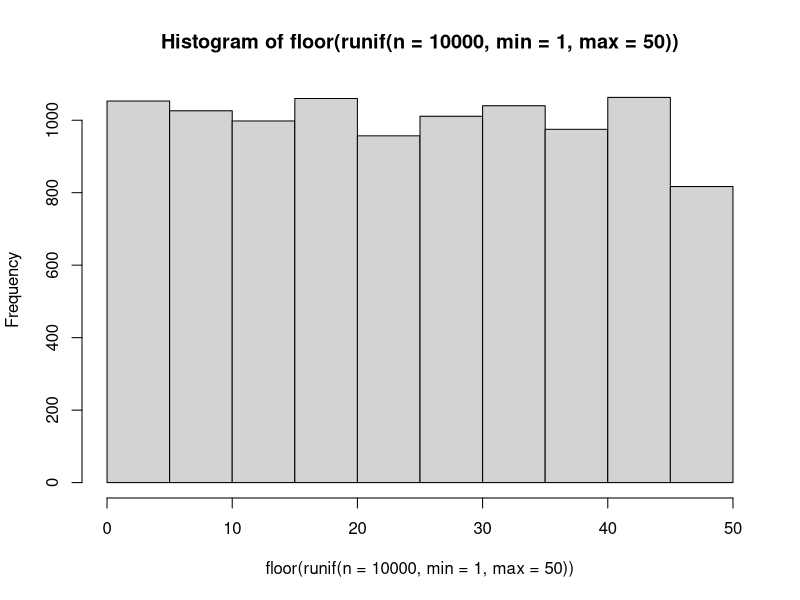
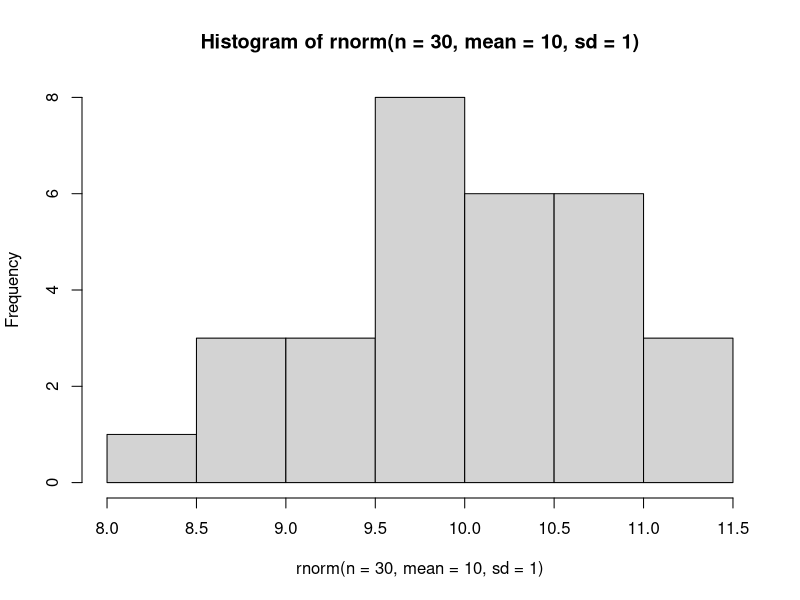
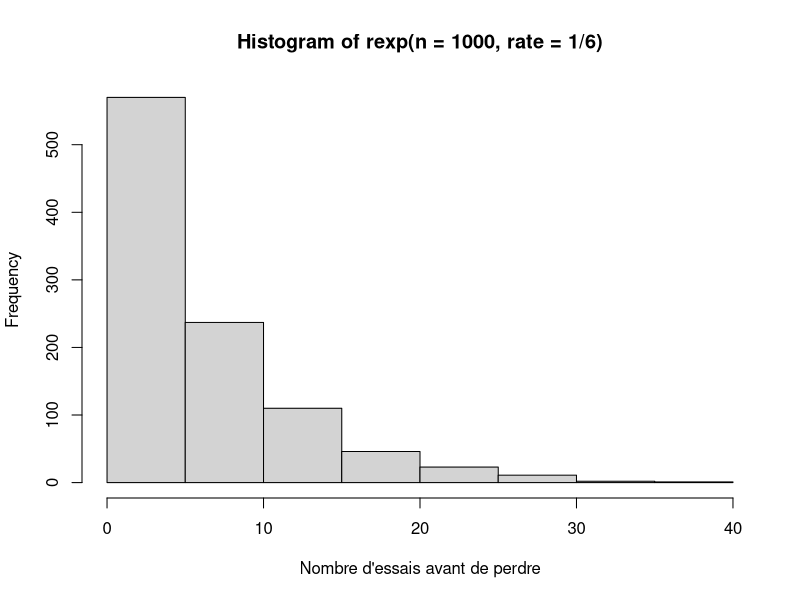
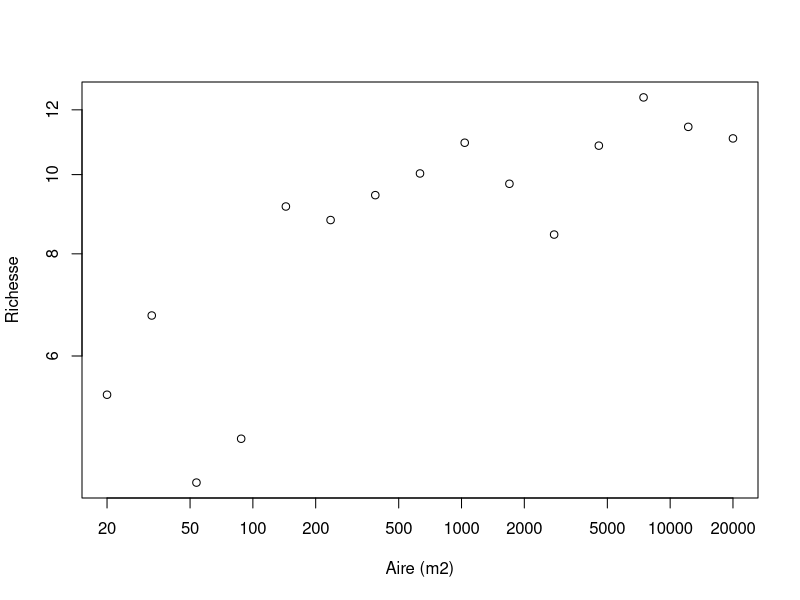
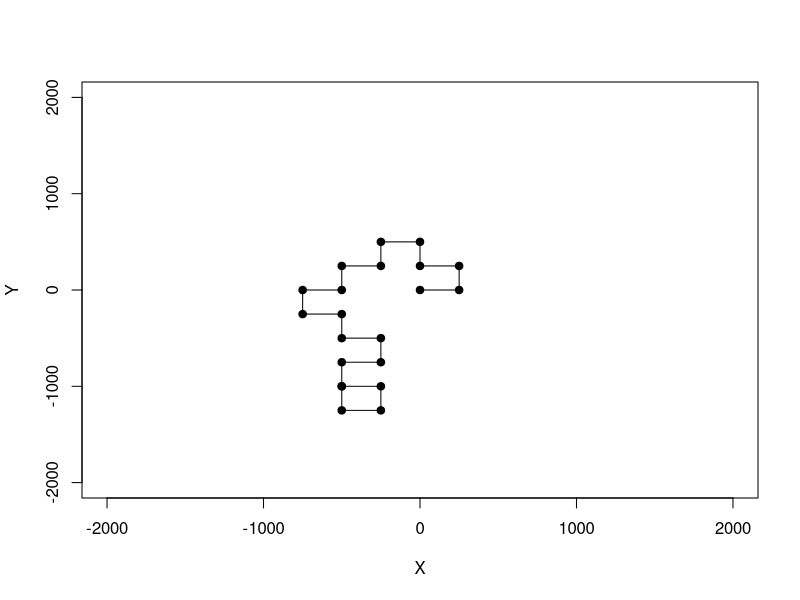
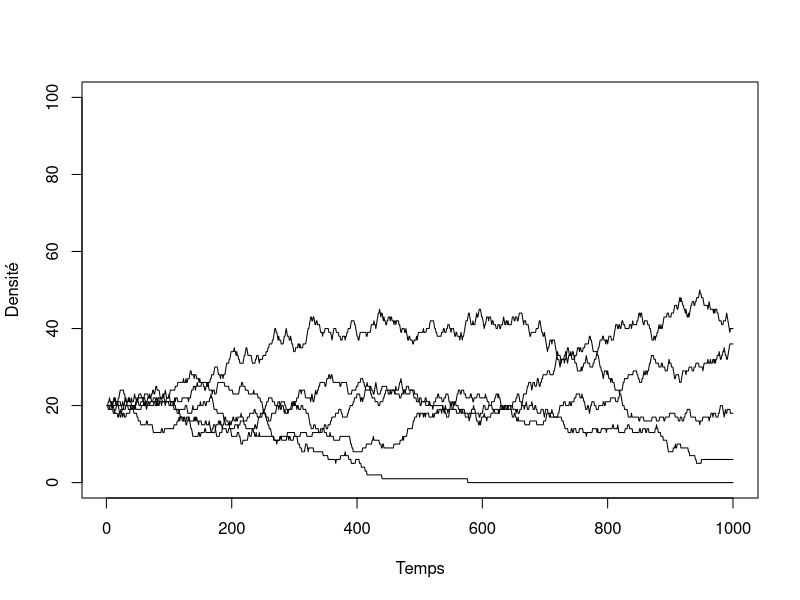
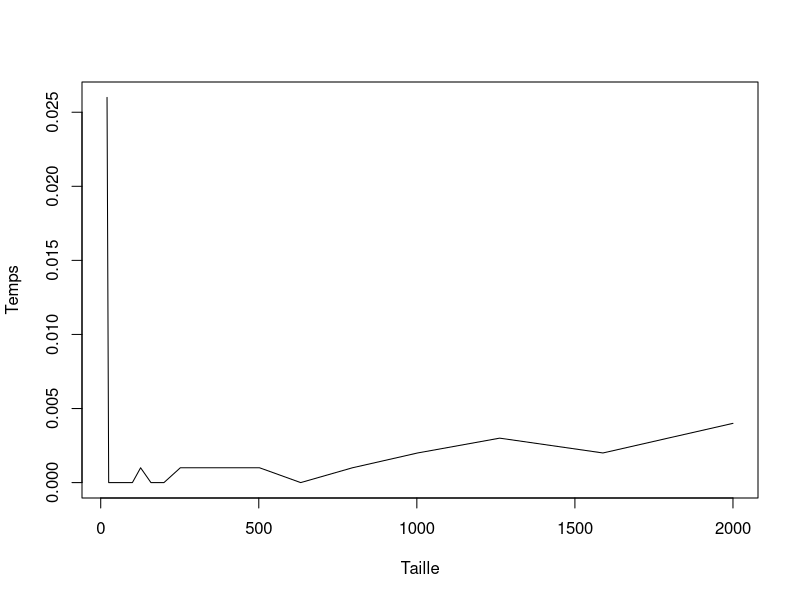

Reproduce these figures in R, in order.
## ---- chunk 1
tri <- function(x){
	# Calcul de la dimension du vecteur
	taille = length(x)
	ordre = "OUI"
	# Boucle qui tourne jusqu'à ce que tout soit en ordre
	while(ordre == "OUI") {
		ordre = "NON"
		# Boucle qui passe tous les éléments en paire
		for(i in 1:(taille-1)) {
			if(x[i+1] < x[i]) {
				# Inversion des deux lettres
				x[c(i,i+1)] = x[c(i+1,i)]
				# Comme un changement a été fait, l'ordre
				# n'est pas encore garanti
				ordre = "NON"
			}
		}
	}
	return(x)
}
## ---- chunk 2
valeurs = c("2", "3", "4", "5", "6", "7", "8", "9", "10", "valet", "reine", "roi", "as")
couleurs = rep(c("pique", "trèfle", "carreau", "coeur"),each = 13)
cartes = paste(valeurs,"-",couleurs)
tirage = function(n, cartes) {
    sample(x = cartes, size = n, replace = FALSE)
}
tirage(3, cartes)
## ---- chunk 3
hist(floor(runif(n = 10000, min = 1, max = 50)))
## ---- chunk 4
hist(rnorm(n = 30, mean = 10, sd = 1))
## ---- chunk 5
rbinom(n = 10, size = 1, prob = 0.5)
## ---- chunk 6
rmultinom(n = 3, size = 1, prob = rep(1/6, 6))
## ---- chunk 7
hist(rexp(n = 1000, rate = 1/6),
xlab = "Nombre d'essais avant de perdre")
## ---- chunk 8
A = 2*10^seq(1, 4, length.out = 15)
c = 3
z = 0.15
S = rnorm(15, mean = c*A^z, sd = 1.5)
plot(A, S, xlab = "Aire (m2)", ylab = "Richesse",
  log = "xy")
## ---- chunk 9
set.seed(1)
p <- 0.55
alea <- runif(n = 1, min = 0, max = 1)
if(alea < p) res = "pile" else res = "face"
res
## ---- chunk 10
nsteps = 20
xy = matrix(0,nr = 21, nc = 2)
xy[1,] = c(0,0)
direction = 0
set.seed(2)
for(step in 2:(nsteps+1)) {
    # Ḑe quel côté tourner ?
    if(runif(1,0,1) < 0.5) {
      # Tourne à droite
      direction = direction + pi/2 
    }
    else {
      # Tourne à gauche  
      direction = direction - pi/2
    }
    # Calcul des nouvelles coordonnées
    xy[step,1] = xy[step-1,1] + sin(direction)*250 
    xy[step,2] = xy[step-1,2] + cos(direction)*250 
}
## ---- chunk 11
plot(xy[,1],xy[,2], type = "l", xlim = c(-2000,2000),ylim = c(-2000,2000),
    xlab = "X", ylab = "Y")
points(xy[,1],xy[,2],pch = 19)
## ---- chunk 12
etats <- c("A", "B", "C", "D", "E")
p = c(0.1, 0.5, 0.2, 0.05, 0.15)
sum(p)

# On utilise cumsum pour calculer la probabilité cumulative
cump <- cumsum(p)
cump
## ---- chunk 13
alea <- runif(1,0,1)
alea
n_etats <- 5; i = 1; plus_petit = FALSE
while(plus_petit == FALSE) {
    if(alea < cump[i]) {
        decision = etats[i]
        plus_petit = TRUE
    }
    else {
        i = i + 1
    }
}
decision
## ---- chunk 14
tirage <- function(p) {
    etats <- c("A", "B", "C", "D", "E")
    res <- rmultinom(n=1,size=1,prob=p)
    etats[which(res==1)]
}
tirage(p)
## ---- chunk 15
nsteps <- 1000
S <- 5
K <- 100
N <- matrix(nr = nsteps, nc = S)

# Une fonction utile pour faire des tirages
# Elle retourne la position de l'espèce pigée au hasard
tirage  <- function(p) {
    res <- rmultinom(n=1,size=1,prob=p)
    return(which(res==1))
}
## ---- chunk 16
# On démarre la simulation avec 20 individus par espèce
N[1,] =rep(K/S, S)

# La boucle principale
for(step in 2:nsteps) {

    # Calcul de l'abondance relative
    p = N[step-1,] / K

    # On tire l'identité de l'espèce qui meurt
    ID_mort = tirage(p)

    # On applique le changement
    N[step,] = N[step-1,]
    N[step,ID_mort] = N[step,ID_mort] - 1

    # On tire l'identité de la recrue
    ID_recrue = tirage(p)
    N[step,ID_recrue] = N[step,ID_recrue] + 1
}
## ---- chunk 17
# Illustration des résultats
plot(c(1:nsteps), N[,1], type = "l", ylim = c(0,K),
    xlab = "Temps", ylab = "Densité")
for(i in 2:S) lines(c(1:nsteps), N[,i])
## ---- chunk 18
x = runif(1000)
system.time(sort(x))
system.time(tri(x))

## ---- chunk 19
n = 2*10^seq(1,3,0.1)
res = numeric(length(n))
for(i in 1:length(res)) {
	x = runif(n[i])
	res[i] = system.time(tri(x))[3]
}
plot(n,res, type = "l", xlab = "Taille", ylab = "Temps")
## ---- chunk 20
f1 <- function(x) {
	taille <- length(x)
	x2 <- numeric(taille)
	for(i in 1:taille) if(x[i] < 0.5) x2[i] <- 1
}
f2 <- function(x) {
	x2 <- x*0
	x2[x<0.5] <- 1
}
## ---- chunk 21
x = runif(1000000)
system.time(f1(x))
system.time(f2(x))
## ---- chunk 22
f1 <- function(x) {
	res <- numeric(ncol(x))
	for(j in 1:ncol(x)) {
		for(i in 1:nrow(x)){
			res[x] = res[j] + x[i,j]
		}
	}
}
X = matrix(runif(100*100),nr=100,nc=100)
## ---- chunk 23
system.time(rowSums(X))
system.time(apply(X,2,sum))
system.time(f1(X))
